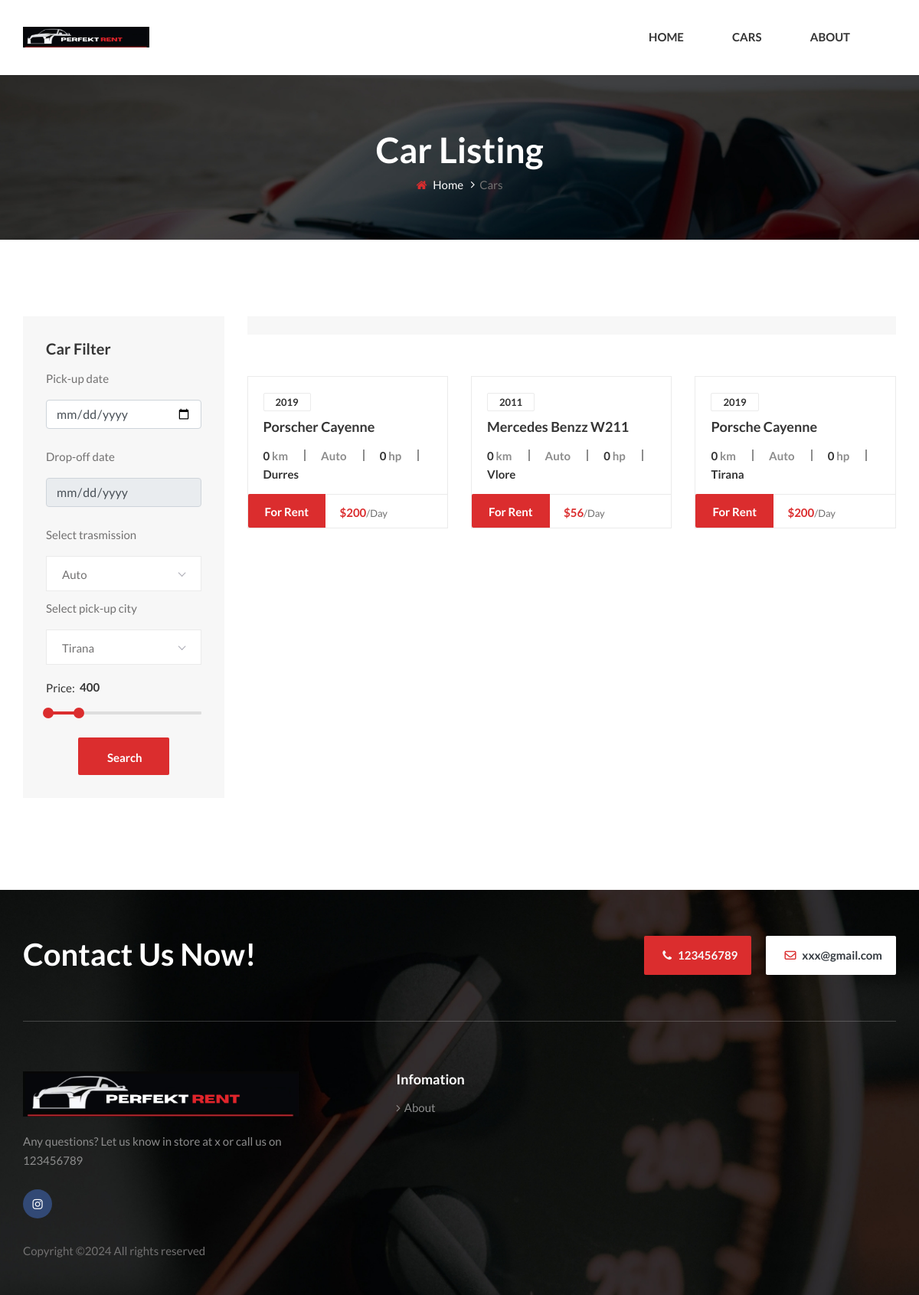
The app's page /car.php with its own data.
### tables this page shows
CREATE TABLE `rentalcars` (
  `id` int(11) NOT NULL,
  `brandName` varchar(256) NOT NULL,
  `model` varchar(256) NOT NULL,
  `price` int(11) NOT NULL,
  `photo_link` text NOT NULL,
  `manufacturedDate` int(11) NOT NULL,
  `occupied` tinyint(1) NOT NULL,
  `drop_off_date` date NOT NULL,
  `city` varchar(256) NOT NULL,
  `pick_up_price` int(11) NOT NULL,
  `seatsNumber` int(11) NOT NULL,
  `doorsNumber` int(11) NOT NULL,
  `trasmission` varchar(256) NOT NULL,
  `mileage` int(11) NOT NULL,
  `horsepower` int(11) NOT NULL,
  `description` text NOT NULL
);

### assets/defines.php (called while the page is built, shortened)
<?php
    $carRentalTableName = "rentalcars";
?>

### backend/functions/carSearchQuery.php (called while the page is built, shortened)
<?php
    function carSearchQuery($carTransmission, $carPrice, $pick_up_date, $drop_off_date, $pick_up_city, $order, $limit, $tableName) {
        global $conn;
        $sql = "SELECT * FROM $tableName";
        $where = [];
        $occupied = "occupied = 0";
        $where[] = $occupied;
        if ($where) {
            $sql .= " WHERE " . implode(" AND ", $where);
        }
        if (!empty($order)) {
            $sql .= " ORDER BY $order";
        }
        if (!empty($limit)) {
            $sql .= " LIMIT $limit";
        }
        $sql = mysqli_query($conn, $sql);
        return $sql;
    }
?>

### car.php (the view, shortened to what this page needs)
<?php
    include 'assets/head.php';
    $carTrasmission = "";
    $carPrice = "";
    $pickDate = "";
    $dropDate = "";
    $pick_up_location = "";
        $result = carSearchQuery($carTrasmission, $carPrice, $pickDate, $dropDate, $pick_up_location,  "Rand()", 12, $carRentalTableName);
?>
    <div class="breadcrumb-option set-bg" data-setbg="img/breadcrumb-bg.jpg">
        <div class="container">
            <div class="row">
                <div class="col-lg-12 text-center">
                    <div class="breadcrumb__text">
                        <h2>Car Listing</h2>
                        <div class="breadcrumb__links">
                            <a href="./index"><i class="fa fa-home"></i> Home</a>
                            <span>Cars</span>
                        </div>
                    </div>
                </div>
            </div>
        </div>
    </div>
    <section class="car spad">
        <div class="container">
            <div class="row">
                <div class="col-lg-3">
                    <div class="car__sidebar">
                        <div class="car__filter">
                            <h5>Car Filter</h5>
                            <form action="car">
                                <p>Pick-up date</p>
                                <input type="date" name="pick_up_date" id="start-date" class="form-control" min = "<?php echo date('Y-m-d', strtotime('+1 day')); ?>" required>
                                <br>
                                <p>Drop-off date</p>
                                <input type="date" name="drop_off_date" id="end-date" class="form-control" min = "<?php echo date('Y-m-d', strtotime('+1 day')); ?>" required>
                                <br>
                                <p>Select trasmission</p>
                                <p>Select pick-up city</p>
                                <div class="filter-price">
                                    <p>Price:</p>
                                    <div class="price-range-wrap">
                                        <div class="filter-price-range"></div>
                                        <div class="range-slider">
                                            <div class="price-input">
                                                <input type="text" name="car_price" id="filterAmount">
                                            </div>
                                        </div>
                                    </div>
                                </div>
                                <div class="car__filter__btn">
                                    <button type="submit" id="submit-button" class="site-btn">Search</button>
                                </div>
                            </form>
                        </div>
                    </div>
                </div>
                <div class="col-lg-9">
                    <div class="car__filter__option">
                    </div>
                    <div class="row">
                        <?php
                       if($result !== false) {
                           while ($row = mysqli_fetch_array($result)){?>
                        <div class="col-lg-4 col-md-4">
                            <div class="car__item">
                                <div class="car__item__text">
                                    <div class="car__item__text__inner">
                                        <div class="label-date"><?php echo $row['manufacturedDate'];?></div>
                                        <h5><a href="car-details?id=<?php echo $row['id'];?>"><?php echo $row['brandName'];?> <?php echo $row['model'];?></a></h5>
                                        <ul>
                                            <li><span><?php echo $row['mileage'];?></span> km</li>
                                            <li><?php echo $row['trasmission'];?></li>
                                            <li><span><?php echo $row['horsepower'];?></span> hp</li>
                                            <li><span><?php echo $row['city'];?></span></li>
                                        </ul>
                                    </div>
                                    <div class="car__item__price">
                                        <span class="car-option sale">For Rent</span>
                                        <h6>$<?php echo $row['price'];?><span>/Day</span></h6>
                                    </div>
                                </div>
                            </div>
                        </div>
                        <?php
                                }
                            }
                        ?>
                    </div>
                </div>
            </div>
        </div>
    </section>
<?php
    include './assets/footer.php';
?>

### assets/head.php (shortened to what this page needs)
<?php
    include 'defines.php';
?>
<!DOCTYPE html>
<html lang="zxx">
<head>
    <link rel="stylesheet" href="css/bootstrap.min.css" type="text/css">
    <link rel="stylesheet" href="css/font-awesome.min.css" type="text/css">
    <link rel="stylesheet" href="css/elegant-icons.css" type="text/css">
    <link rel="stylesheet" href="css/nice-select.css" type="text/css">
    <link rel="stylesheet" href="css/magnific-popup.css" type="text/css">
    <link rel="stylesheet" href="css/jquery-ui.min.css" type="text/css">
    <link rel="stylesheet" href="css/owl.carousel.min.css" type="text/css">
    <link rel="stylesheet" href="css/slicknav.min.css" type="text/css">
    <link rel="stylesheet" href="css/style.css" type="text/css">
</head>
<body>
    <header class="header">
        <div class="container">
            <div class="row">
                <div class="col-lg-2">
                    <div class="header__logo">
                        <a href="./index"><img src="img/logo.png" alt=""></a>
                    </div>
                </div>
                <div class="col-lg-10">
                    <div class="header__nav">
                        <nav class="header__menu">
                            <ul>
                                <li class="<?php echo $indexActive;?>"><a href="./index">Home</a></li>
                                <li class="<?php echo $carActive;?>"><a href="./car">Cars</a></li>
                                <li class="<?php echo $aboutActive;?>"><a href="./about">About</a></li>
                            </ul>
                        </nav>
                    </div>
                </div>
            </div>
        </div>
    </header>

### assets/footer.php (shortened to what this page needs)
<footer class="footer set-bg" data-setbg="img/footer-bg.jpg">
        <div class="container">
            <div class="footer__contact">
                <div class="row">
                    <div class="col-lg-6 col-md-6">
                        <div class="footer__contact__title">
                            <h2>Contact Us Now!</h2>
                        </div>
                    </div>
                    <div class="col-lg-6 col-md-6">
                        <div class="footer__contact__option">
                            <div class="option__item"><a href="tel:+35569123456" class="text-light"><i class="fa fa-phone"></i> 123456789</a></div>
                            <div class="option__item email"><a href="mailto:recipient@example.com" class="text-dark"><i class="fa fa-envelope-o"></i> xxx@gmail.com</a></div>
                        </div>
                    </div>
                </div>
            </div>
            <div class="row">
                <div class="col-lg-4 col-md-4">
                    <div class="footer__about">
                        <div class="footer__logo">
                            <a href="index"><img src="img/logo.png" alt=""></a>
                        </div>
                        <p>Any questions? Let us know in store at x or call us
                            on 123456789</p>
                        <div class="footer__social">
                            <a href="#" class="facebook"><i class="fa fa-instagram"></i></a>
                        </div>
                    </div>
                </div>
                <div class="col-lg-2 offset-lg-1 col-md-3">
                    <div class="footer__widget">
                        <h5>Infomation</h5>
                        <ul>
                            <li><a href="about"><i class="fa fa-angle-right"></i> About</a></li>
                        </ul>
                    </div>
                </div>
            </div>
            <div class="footer__copyright__text">
                <p>Copyright &copy;<script>document.write(new Date().getFullYear());</script> All rights reserved </p>
            </div>
        </div>
    </footer>
</body>
</html>

### records on screen
rentalcars: manufacturedDate "2019", brandName "Porscher", model "Cayenne", mileage "0", trasmission "Auto", horsepower "0", city "Durres", price "200"
rentalcars: manufacturedDate "2011", brandName "Mercedes Benzz", model "W211", mileage "0", trasmission "Auto", horsepower "0", city "Vlore", price "56"
rentalcars: manufacturedDate "2019", brandName "Porsche", model "Cayenne", mileage "0", trasmission "Auto", horsepower "0", city "Tirana", price "200"
